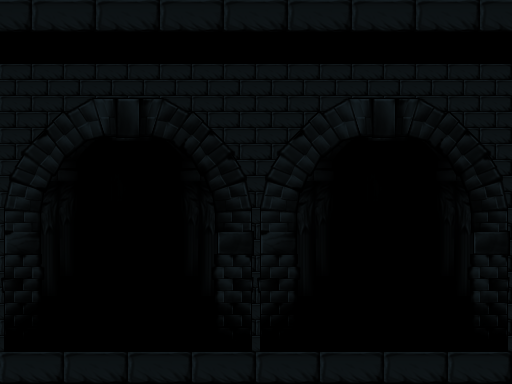

Below is a game level as drawn by its tile map, then a one-line description and the .tmx file that defines it, in full:
An orthogonal 16x12 tile map with 32x32 px tiles, 2 tile layers (Tile Layer 1, Tile Layer 2).

<map version="1.0" orientation="orthogonal" width="16" height="12" tilewidth="32" tileheight="32">
 <tileset firstgid="1" source="../tilesets/Castle.tsx" />
 <layer name="Tile Layer 1" width="16" height="12">
  <properties>
   <property name="hScale" value="0.2" />
   <property name="vScale" value="0.2" />
  </properties>
  <data encoding="csv">
136,136,136,136,136,136,136,136,136,136,136,136,136,136,136,136,
136,136,136,136,136,136,136,136,136,136,136,136,136,136,136,136,
136,137,138,139,140,141,142,143,136,137,138,139,140,141,142,143,
152,153,154,155,156,157,158,159,152,153,154,155,156,157,158,159,
168,169,170,171,172,173,174,175,168,169,170,171,172,173,174,175,
184,185,186,187,188,189,190,191,184,185,186,187,188,189,190,191,
200,201,202,203,204,205,206,207,200,201,202,203,204,205,206,207,
216,217,218,219,220,221,222,223,216,217,218,219,220,221,222,223,
232,233,234,235,236,237,238,239,232,233,234,235,236,237,238,239,
248,249,250,251,252,253,254,255,248,249,250,251,252,253,254,255,
136,136,136,136,136,136,136,136,136,136,136,136,136,136,136,136,
136,136,136,136,136,136,136,136,136,136,136,136,136,136,136,136
</data>
 </layer>
 <layer name="Tile Layer 2" width="16" height="12">
  <properties>
   <property name="hScale" value="0.4" />
   <property name="vScale" value="0.4" />
  </properties>
  <data encoding="csv">
86,85,86,85,86,85,86,85,86,85,86,85,86,85,86,85,
136,136,136,136,136,136,136,136,136,136,136,136,136,136,136,136,
102,102,102,102,102,102,102,102,102,102,102,102,102,102,102,102,
8,9,10,11,12,13,14,15,8,9,10,11,12,13,14,15,
24,25,26,27,28,29,30,31,24,25,26,27,28,29,30,31,
40,41,1,1,1,1,46,47,40,41,1,1,1,1,46,47,
56,57,1,1,1,1,62,63,56,57,1,1,1,1,62,63,
72,73,1,1,1,1,78,79,72,73,1,1,1,1,78,79,
88,89,1,1,1,1,94,95,88,89,1,1,1,1,94,95,
104,105,1,1,1,1,110,111,104,105,1,1,1,1,110,111,
120,121,1,1,1,1,126,127,120,121,1,1,1,1,126,127,
85,86,85,86,85,86,85,86,85,86,85,86,85,86,85,86
</data>
 </layer>
</map>
